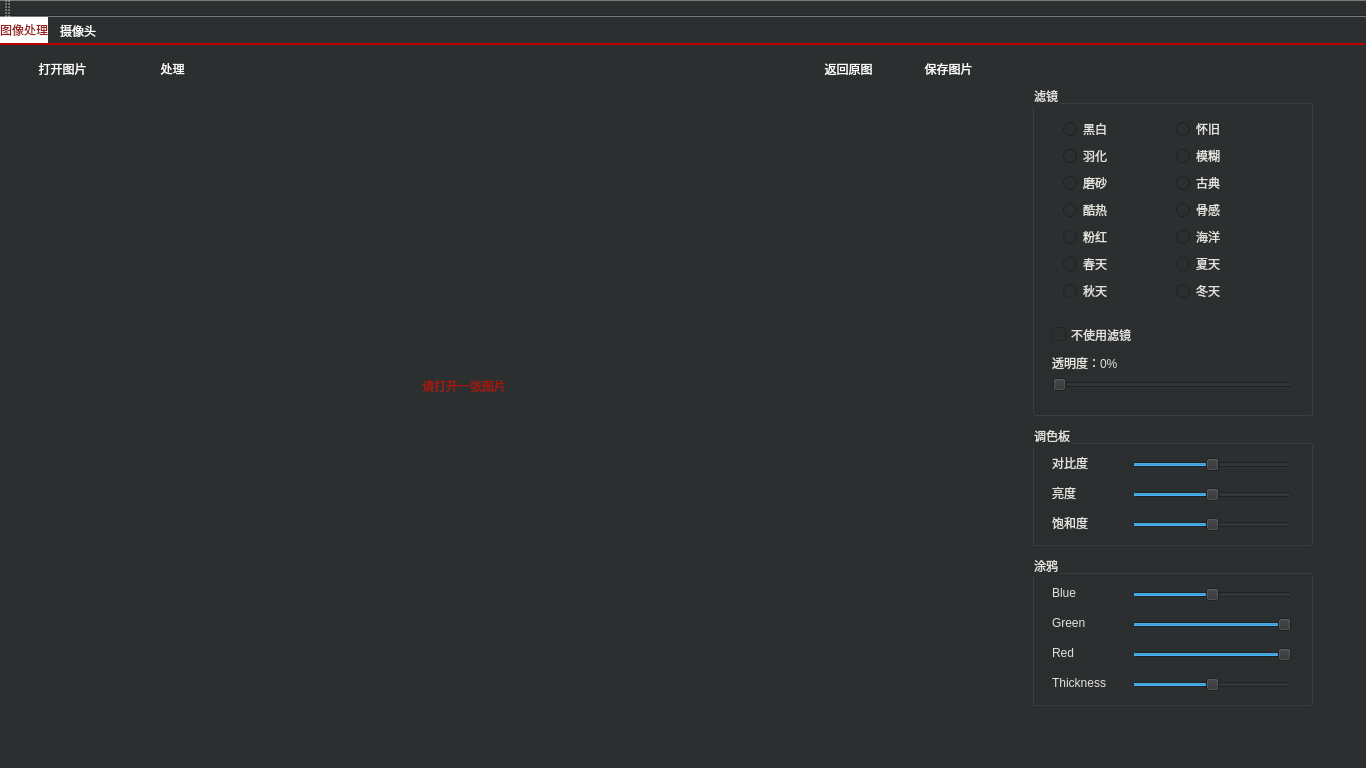
<?xml version="1.0" encoding="UTF-8"?>
<ui version="4.0">
 <class>MainWindow</class>
 <widget class="QMainWindow" name="MainWindow">
  <property name="geometry">
   <rect>
    <x>0</x>
    <y>0</y>
    <width>1366</width>
    <height>768</height>
   </rect>
  </property>
  <property name="windowTitle">
   <string>美丽工厂</string>
  </property>
  <property name="styleSheet">
   <string notr="true">background-color: rgb(44, 47, 48);</string>
  </property>
  <widget class="QWidget" name="centralWidget">
   <widget class="QTabWidget" name="tabWidget">
    <property name="geometry">
     <rect>
      <x>0</x>
      <y>0</y>
      <width>1366</width>
      <height>768</height>
     </rect>
    </property>
    <property name="styleSheet">
     <string notr="true">QTabWidget::pane{
	border-width:2px;              
	border-top-color: rgb(125, 0, 0);
	border-left-color: transparent;
	border-style: outset;
	background: transparent;
}
QTabWidget::tab-bar{
    alignment:left;
}
QTabBar::tab{
	background:transparent;
	color:white;
	min-width:30ex;
	min-height:10ex;
}
QTabBar::tab:hover{
	background:rgb(255, 255, 255, 100);
}
QTabBar::tab:selected{
	border-color: white;
	background:white;
	font: 75 10pt &quot;微软雅黑&quot;;
	color: rgb(152, 31, 33);
}</string>
    </property>
    <property name="currentIndex">
     <number>0</number>
    </property>
    <widget class="QWidget" name="Image">
     <property name="styleSheet">
      <string notr="true"/>
     </property>
     <attribute name="title">
      <string>图像处理</string>
     </attribute>
     <widget class="QPushButton" name="buttonInitImage">
      <property name="geometry">
       <rect>
        <x>800</x>
        <y>10</y>
        <width>93</width>
        <height>28</height>
       </rect>
      </property>
      <property name="styleSheet">
       <string notr="true">QPushButton { 
	background-color:transparent;
	border-radius: 3px; 
	color: rgb(255, 255, 255); 
} 
QPushButton:hover { 
	background-color: grey; 
}</string>
      </property>
      <property name="text">
       <string>返回原图</string>
      </property>
     </widget>
     <widget class="QLabel" name="label">
      <property name="geometry">
       <rect>
        <x>50</x>
        <y>60</y>
        <width>920</width>
        <height>600</height>
       </rect>
      </property>
      <property name="text">
       <string/>
      </property>
     </widget>
     <widget class="QPushButton" name="buttonSave">
      <property name="geometry">
       <rect>
        <x>900</x>
        <y>10</y>
        <width>93</width>
        <height>28</height>
       </rect>
      </property>
      <property name="styleSheet">
       <string notr="true">QPushButton { 
	background-color:transparent;
	border-radius: 3px; 
	color: rgb(255, 255, 255); 
} 
QPushButton:hover { 
	background-color: grey; 
}
</string>
      </property>
      <property name="text">
       <string>保存图片</string>
      </property>
     </widget>
     <widget class="QGroupBox" name="groupFilters">
      <property name="geometry">
       <rect>
        <x>1030</x>
        <y>40</y>
        <width>281</width>
        <height>331</height>
       </rect>
      </property>
      <property name="contextMenuPolicy">
       <enum>Qt::ActionsContextMenu</enum>
      </property>
      <property name="styleSheet">
       <string notr="true">color: rgb(227, 226, 221);</string>
      </property>
      <property name="title">
       <string>滤镜</string>
      </property>
      <widget class="QWidget" name="layoutWidget">
       <property name="geometry">
        <rect>
         <x>20</x>
         <y>20</y>
         <width>241</width>
         <height>211</height>
        </rect>
       </property>
       <layout class="QGridLayout" name="gridLayout">
        <property name="horizontalSpacing">
         <number>7</number>
        </property>
        <property name="verticalSpacing">
         <number>2</number>
        </property>
        <item row="1" column="0">
         <widget class="QRadioButton" name="radioButton">
          <property name="styleSheet">
           <string notr="true">color: rgb(227, 226, 221);</string>
          </property>
          <property name="text">
           <string>羽化</string>
          </property>
         </widget>
        </item>
        <item row="3" column="0">
         <widget class="QRadioButton" name="radioButton_14">
          <property name="styleSheet">
           <string notr="true">color: rgb(227, 226, 221);</string>
          </property>
          <property name="text">
           <string>酷热</string>
          </property>
         </widget>
        </item>
        <item row="0" column="0">
         <widget class="QRadioButton" name="radioButton_3">
          <property name="styleSheet">
           <string notr="true">color: rgb(227, 226, 221);</string>
          </property>
          <property name="text">
           <string>黑白</string>
          </property>
         </widget>
        </item>
        <item row="2" column="0">
         <widget class="QRadioButton" name="radioButton_5">
          <property name="styleSheet">
           <string notr="true">color: rgb(227, 226, 221);</string>
          </property>
          <property name="text">
           <string>磨砂</string>
          </property>
         </widget>
        </item>
        <item row="5" column="1">
         <widget class="QRadioButton" name="radioButton_11">
          <property name="styleSheet">
           <string notr="true">color: rgb(227, 226, 221);</string>
          </property>
          <property name="text">
           <string>夏天</string>
          </property>
         </widget>
        </item>
        <item row="1" column="1">
         <widget class="QRadioButton" name="radioButton_4">
          <property name="styleSheet">
           <string notr="true">color: rgb(227, 226, 221);</string>
          </property>
          <property name="text">
           <string>模糊</string>
          </property>
         </widget>
        </item>
        <item row="0" column="1">
         <widget class="QRadioButton" name="radioButton_2">
          <property name="styleSheet">
           <string notr="true">color: rgb(227, 226, 221);</string>
          </property>
          <property name="text">
           <string>怀旧</string>
          </property>
         </widget>
        </item>
        <item row="2" column="1">
         <widget class="QRadioButton" name="radioButton_6">
          <property name="styleSheet">
           <string notr="true">color: rgb(227, 226, 221);</string>
          </property>
          <property name="text">
           <string>古典</string>
          </property>
         </widget>
        </item>
        <item row="4" column="0">
         <widget class="QRadioButton" name="radioButton_13">
          <property name="styleSheet">
           <string notr="true">color: rgb(227, 226, 221);</string>
          </property>
          <property name="text">
           <string>粉红</string>
          </property>
         </widget>
        </item>
        <item row="3" column="1">
         <widget class="QRadioButton" name="radioButton_8">
          <property name="styleSheet">
           <string notr="true">color: rgb(227, 226, 221);</string>
          </property>
          <property name="text">
           <string>骨感</string>
          </property>
         </widget>
        </item>
        <item row="4" column="1">
         <widget class="QRadioButton" name="radioButton_10">
          <property name="styleSheet">
           <string notr="true">color: rgb(227, 226, 221);</string>
          </property>
          <property name="text">
           <string>海洋</string>
          </property>
         </widget>
        </item>
        <item row="6" column="1">
         <widget class="QRadioButton" name="radioButton_9">
          <property name="styleSheet">
           <string notr="true">color: rgb(227, 226, 221);</string>
          </property>
          <property name="text">
           <string>冬天</string>
          </property>
         </widget>
        </item>
        <item row="6" column="0">
         <widget class="QRadioButton" name="radioButton_7">
          <property name="styleSheet">
           <string notr="true">color: rgb(227, 226, 221);</string>
          </property>
          <property name="text">
           <string>秋天</string>
          </property>
         </widget>
        </item>
        <item row="5" column="0">
         <widget class="QRadioButton" name="radioButton_12">
          <property name="styleSheet">
           <string notr="true">color: rgb(227, 226, 221);</string>
          </property>
          <property name="text">
           <string>春天</string>
          </property>
         </widget>
        </item>
       </layout>
      </widget>
      <widget class="QLabel" name="trsprtLabel">
       <property name="geometry">
        <rect>
         <x>20</x>
         <y>270</y>
         <width>141</width>
         <height>16</height>
        </rect>
       </property>
       <property name="text">
        <string>透明度：0%</string>
       </property>
      </widget>
      <widget class="QSlider" name="horizontalSlider">
       <property name="geometry">
        <rect>
         <x>20</x>
         <y>290</y>
         <width>241</width>
         <height>19</height>
        </rect>
       </property>
       <property name="maximum">
        <number>100</number>
       </property>
       <property name="value">
        <number>0</number>
       </property>
       <property name="orientation">
        <enum>Qt::Horizontal</enum>
       </property>
      </widget>
      <widget class="QCheckBox" name="checkBox_2">
       <property name="geometry">
        <rect>
         <x>20</x>
         <y>240</y>
         <width>116</width>
         <height>19</height>
        </rect>
       </property>
       <property name="text">
        <string>不使用滤镜</string>
       </property>
       <property name="checked">
        <bool>false</bool>
       </property>
      </widget>
     </widget>
     <widget class="QPushButton" name="buttonOpenImage">
      <property name="geometry">
       <rect>
        <x>10</x>
        <y>10</y>
        <width>101</width>
        <height>28</height>
       </rect>
      </property>
      <property name="styleSheet">
       <string notr="true">QPushButton { 
	background-color:transparent;
	border-radius: 3px; 
	color: rgb(255, 255, 255); 
} 
QPushButton:hover { 
	background-color: grey; 
}
</string>
      </property>
      <property name="text">
       <string>打开图片</string>
      </property>
     </widget>
     <widget class="QPushButton" name="buttonProcess">
      <property name="geometry">
       <rect>
        <x>120</x>
        <y>10</y>
        <width>101</width>
        <height>28</height>
       </rect>
      </property>
      <property name="styleSheet">
       <string notr="true">QPushButton { 
	background-color:transparent;
	border-radius: 3px; 
	color: rgb(255, 255, 255); 
} 
QPushButton:hover { 
	background-color: grey; 
}
</string>
      </property>
      <property name="text">
       <string>处理</string>
      </property>
     </widget>
     <widget class="QGroupBox" name="groupAdjustors">
      <property name="geometry">
       <rect>
        <x>1030</x>
        <y>380</y>
        <width>281</width>
        <height>121</height>
       </rect>
      </property>
      <property name="styleSheet">
       <string notr="true">color: rgb(227, 226, 221);</string>
      </property>
      <property name="title">
       <string>调色板</string>
      </property>
      <widget class="QSlider" name="sliderContrast">
       <property name="geometry">
        <rect>
         <x>100</x>
         <y>30</y>
         <width>160</width>
         <height>19</height>
        </rect>
       </property>
       <property name="maximum">
        <number>200</number>
       </property>
       <property name="sliderPosition">
        <number>100</number>
       </property>
       <property name="orientation">
        <enum>Qt::Horizontal</enum>
       </property>
      </widget>
      <widget class="QSlider" name="sliderBrightness">
       <property name="geometry">
        <rect>
         <x>100</x>
         <y>60</y>
         <width>160</width>
         <height>19</height>
        </rect>
       </property>
       <property name="minimum">
        <number>-100</number>
       </property>
       <property name="maximum">
        <number>100</number>
       </property>
       <property name="orientation">
        <enum>Qt::Horizontal</enum>
       </property>
      </widget>
      <widget class="QSlider" name="sliderSaturation">
       <property name="geometry">
        <rect>
         <x>100</x>
         <y>90</y>
         <width>160</width>
         <height>19</height>
        </rect>
       </property>
       <property name="minimum">
        <number>-50</number>
       </property>
       <property name="maximum">
        <number>50</number>
       </property>
       <property name="orientation">
        <enum>Qt::Horizontal</enum>
       </property>
      </widget>
      <widget class="QLabel" name="labelContrast">
       <property name="geometry">
        <rect>
         <x>20</x>
         <y>30</y>
         <width>51</width>
         <height>16</height>
        </rect>
       </property>
       <property name="text">
        <string>对比度</string>
       </property>
      </widget>
      <widget class="QLabel" name="labelBrightness">
       <property name="geometry">
        <rect>
         <x>20</x>
         <y>60</y>
         <width>31</width>
         <height>16</height>
        </rect>
       </property>
       <property name="text">
        <string>亮度</string>
       </property>
      </widget>
      <widget class="QLabel" name="labelSaturation">
       <property name="geometry">
        <rect>
         <x>20</x>
         <y>90</y>
         <width>51</width>
         <height>16</height>
        </rect>
       </property>
       <property name="text">
        <string>饱和度</string>
       </property>
      </widget>
     </widget>
     <widget class="QGroupBox" name="groupBox">
      <property name="geometry">
       <rect>
        <x>1030</x>
        <y>510</y>
        <width>281</width>
        <height>151</height>
       </rect>
      </property>
      <property name="styleSheet">
       <string notr="true">color: rgb(227, 226, 221);</string>
      </property>
      <property name="title">
       <string>涂鸦</string>
      </property>
      <widget class="QSlider" name="sliderBlue">
       <property name="geometry">
        <rect>
         <x>100</x>
         <y>30</y>
         <width>160</width>
         <height>19</height>
        </rect>
       </property>
       <property name="maximum">
        <number>255</number>
       </property>
       <property name="value">
        <number>128</number>
       </property>
       <property name="orientation">
        <enum>Qt::Horizontal</enum>
       </property>
      </widget>
      <widget class="QSlider" name="sliderGreen">
       <property name="geometry">
        <rect>
         <x>100</x>
         <y>60</y>
         <width>160</width>
         <height>19</height>
        </rect>
       </property>
       <property name="maximum">
        <number>255</number>
       </property>
       <property name="value">
        <number>255</number>
       </property>
       <property name="orientation">
        <enum>Qt::Horizontal</enum>
       </property>
      </widget>
      <widget class="QSlider" name="sliderRed">
       <property name="geometry">
        <rect>
         <x>100</x>
         <y>90</y>
         <width>160</width>
         <height>19</height>
        </rect>
       </property>
       <property name="maximum">
        <number>255</number>
       </property>
       <property name="value">
        <number>255</number>
       </property>
       <property name="orientation">
        <enum>Qt::Horizontal</enum>
       </property>
      </widget>
      <widget class="QSlider" name="sliderThickness">
       <property name="geometry">
        <rect>
         <x>100</x>
         <y>120</y>
         <width>160</width>
         <height>19</height>
        </rect>
       </property>
       <property name="maximum">
        <number>40</number>
       </property>
       <property name="value">
        <number>20</number>
       </property>
       <property name="orientation">
        <enum>Qt::Horizontal</enum>
       </property>
      </widget>
      <widget class="QLabel" name="labelBlue">
       <property name="geometry">
        <rect>
         <x>20</x>
         <y>30</y>
         <width>72</width>
         <height>15</height>
        </rect>
       </property>
       <property name="text">
        <string>Blue</string>
       </property>
      </widget>
      <widget class="QLabel" name="labelGreen">
       <property name="geometry">
        <rect>
         <x>20</x>
         <y>60</y>
         <width>72</width>
         <height>15</height>
        </rect>
       </property>
       <property name="text">
        <string>Green</string>
       </property>
      </widget>
      <widget class="QLabel" name="labelRed">
       <property name="geometry">
        <rect>
         <x>20</x>
         <y>90</y>
         <width>72</width>
         <height>15</height>
        </rect>
       </property>
       <property name="text">
        <string>Red</string>
       </property>
      </widget>
      <widget class="QLabel" name="labelThickness">
       <property name="geometry">
        <rect>
         <x>20</x>
         <y>120</y>
         <width>72</width>
         <height>15</height>
        </rect>
       </property>
       <property name="text">
        <string>Thickness</string>
       </property>
      </widget>
     </widget>
     <widget class="QLabel" name="labelOpenImage">
      <property name="geometry">
       <rect>
        <x>420</x>
        <y>320</y>
        <width>141</width>
        <height>41</height>
       </rect>
      </property>
      <property name="styleSheet">
       <string notr="true">font: 75 12pt &quot;微软雅黑&quot;;
color: rgb(170, 20, 7);</string>
      </property>
      <property name="text">
       <string>请打开一张图片</string>
      </property>
     </widget>
    </widget>
    <widget class="QWidget" name="Video">
     <property name="styleSheet">
      <string notr="true"/>
     </property>
     <attribute name="title">
      <string>摄像头</string>
     </attribute>
     <widget class="QPushButton" name="buttonPhoto">
      <property name="geometry">
       <rect>
        <x>10</x>
        <y>10</y>
        <width>101</width>
        <height>28</height>
       </rect>
      </property>
      <property name="styleSheet">
       <string notr="true">QPushButton { 
	background-color:transparent;
	border-radius: 3px; 
	color: rgb(255, 255, 255); 
} 
QPushButton:hover { 
	background-color: grey; 
}</string>
      </property>
      <property name="text">
       <string>拍照</string>
      </property>
     </widget>
     <widget class="QPushButton" name="buttonVideo">
      <property name="geometry">
       <rect>
        <x>120</x>
        <y>10</y>
        <width>101</width>
        <height>28</height>
       </rect>
      </property>
      <property name="styleSheet">
       <string notr="true">QPushButton { 
	background-color:transparent;
	border-radius: 3px; 
	color: rgb(255, 255, 255); 
} 
QPushButton:hover { 
	background-color: grey; 
}</string>
      </property>
      <property name="text">
       <string>录像</string>
      </property>
     </widget>
     <widget class="QLabel" name="labelCamera">
      <property name="geometry">
       <rect>
        <x>50</x>
        <y>60</y>
        <width>920</width>
        <height>600</height>
       </rect>
      </property>
      <property name="text">
       <string/>
      </property>
     </widget>
     <widget class="QCheckBox" name="checkBox">
      <property name="geometry">
       <rect>
        <x>410</x>
        <y>1</y>
        <width>131</width>
        <height>51</height>
       </rect>
      </property>
      <property name="styleSheet">
       <string notr="true">color: rgb(227, 226, 221);</string>
      </property>
      <property name="text">
       <string>开启人脸检测</string>
      </property>
     </widget>
    </widget>
   </widget>
  </widget>
  <widget class="QMenuBar" name="menuBar">
   <property name="geometry">
    <rect>
     <x>0</x>
     <y>0</y>
     <width>1366</width>
     <height>26</height>
    </rect>
   </property>
  </widget>
  <widget class="QToolBar" name="mainToolBar">
   <attribute name="toolBarArea">
    <enum>TopToolBarArea</enum>
   </attribute>
   <attribute name="toolBarBreak">
    <bool>false</bool>
   </attribute>
  </widget>
  <widget class="QStatusBar" name="statusBar"/>
 </widget>
 <layoutdefault spacing="6" margin="11"/>
 <resources/>
 <connections/>
</ui>
